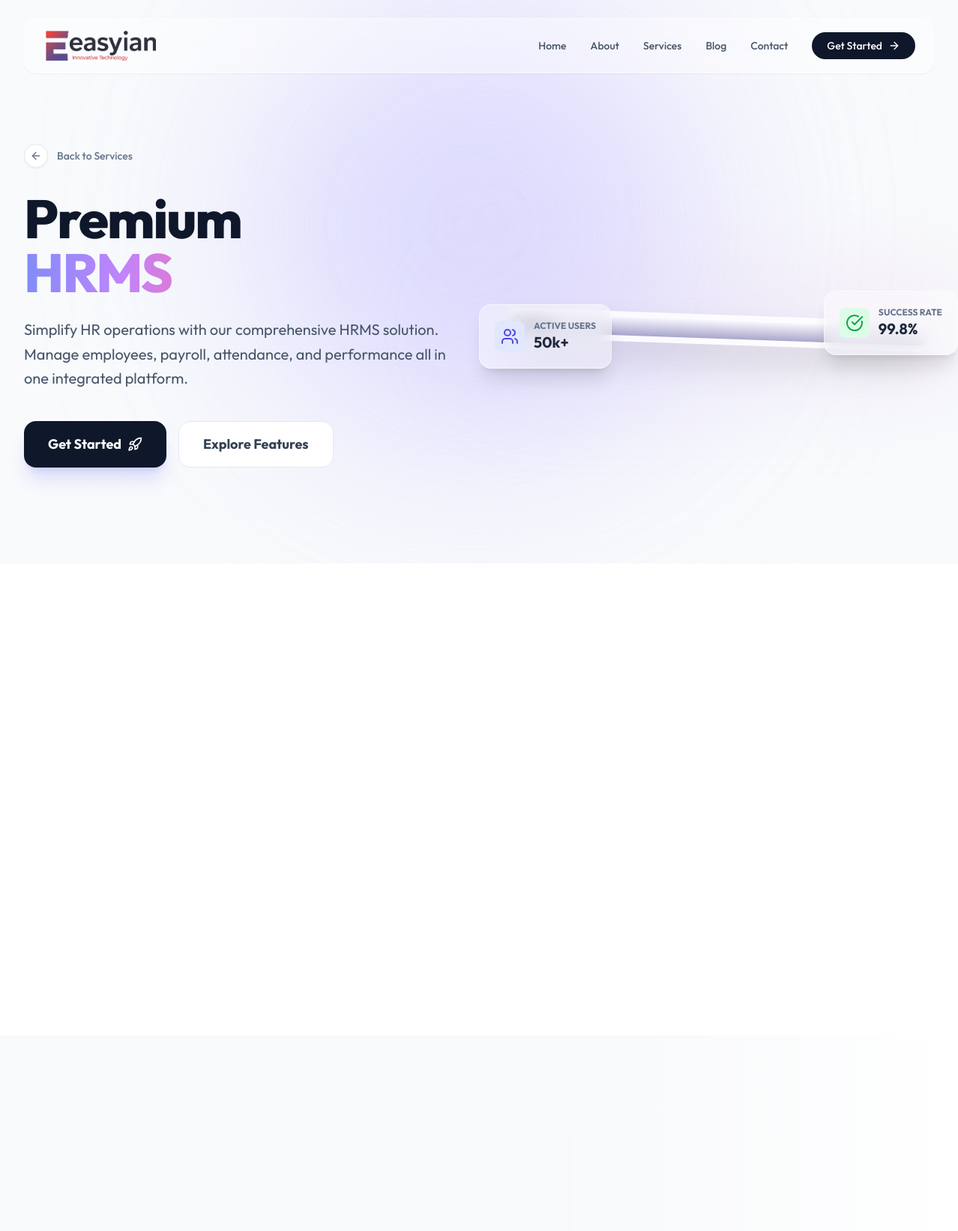
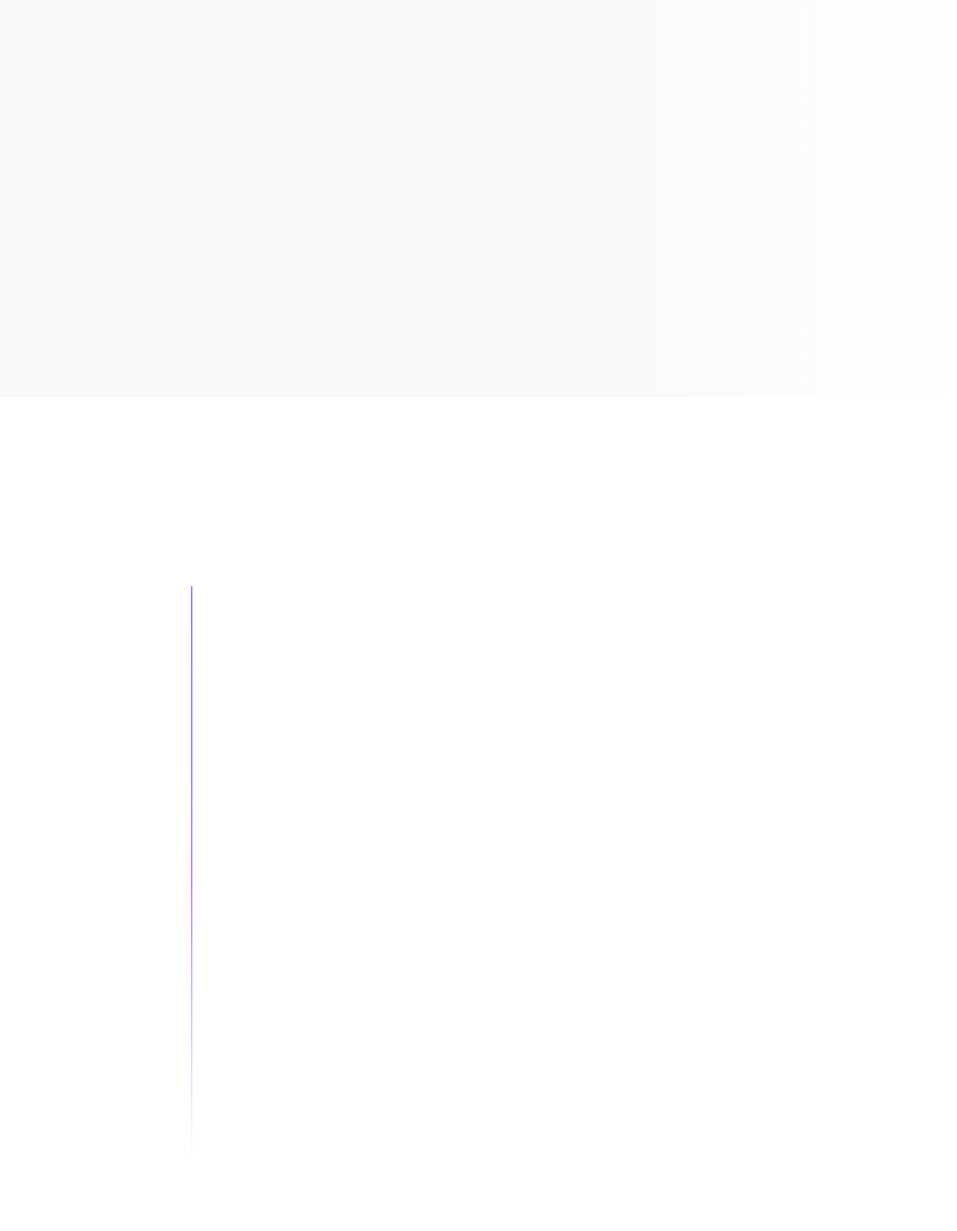
Page /services/hrms/ (upper part) on the committed database (2 pictures, top to bottom).
### core/models.py (models this page shows, shortened)
class Service(models.Model):
    title = models.CharField(max_length=200)
    slug = models.SlugField(unique=True)
    short_description = models.TextField()
    long_description = models.TextField()
    icon_path = models.CharField(max_length=500, blank=True)  # SVG path for icons
    features = models.JSONField(default=list)  # Store as JSON array
    benefits = models.JSONField(default=list)
    process = models.JSONField(default=list)
    plan1_title = models.CharField(max_length=100, blank=True, default="Basic Plan")
    plan1_price = models.DecimalField(max_digits=10, decimal_places=2, null=True, blank=True)
    plan1_features = models.JSONField(default=list, blank=True, help_text="List of features for Plan 1")
    plan2_title = models.CharField(max_length=100, blank=True, default="Standard Plan")
    plan2_price = models.DecimalField(max_digits=10, decimal_places=2, null=True, blank=True)
    plan2_features = models.JSONField(default=list, blank=True, help_text="List of features for Plan 2")
    plan3_title = models.CharField(max_length=100, blank=True, default="Premium Plan")
    plan3_price = models.DecimalField(max_digits=10, decimal_places=2, null=True, blank=True)
    plan3_features = models.JSONField(default=list, blank=True, help_text="List of features for Plan 3")
    price = models.DecimalField(max_digits=10, decimal_places=2, default=0.0)
    currency = models.CharField(max_length=3, default='INR')
    is_active = models.BooleanField(default=True)
    display_order = models.IntegerField(default=0)
    featured_image = models.ImageField(upload_to='services/', blank=True, null=True)
    meta_title = models.CharField(max_length=200, blank=True)
    meta_description = models.TextField(blank=True)
    created_at = models.DateTimeField(auto_now_add=True)
    updated_at = models.DateTimeField(auto_now=True)
    class Meta:
        ordering = ['display_order', 'title']

### core/views.py (the view)
# urls.py: path('services/<slug:service_slug>/', views.service_detail, name='service_detail'),
def service_detail(request, service_slug):
    service = get_object_or_404(Service, slug=service_slug, is_active=True)
    service_cities = City.objects.filter(
        services__service=service,
        services__is_active=True,
        is_active=True
    ).distinct()
    if request.method == 'POST' and 'newsletter_email' in request.POST:
        newsletter_form = NewsletterForm(request.POST)
        if newsletter_form.is_valid():
            newsletter_form.save()
            messages.success(request, "Thank you for subscribing to our newsletter!")
            return redirect('service_detail', service_slug=service_slug)
    else:
        newsletter_form = NewsletterForm()
    context = {
        'page_title': service.meta_title,
        'meta_description': service.meta_description,
        'service': service,
        'service_cities': service_cities,
        'newsletter_form': newsletter_form,
    }
    return render(request, 'services/service_detail.html', context)

### templates/services/service_detail.html (shortened to what this page needs)
{% extends 'base.html' %}
{% load static %}
{% load custom_filters %}
{% block content %}
<section class="relative pt-32 pb-20 lg:pt-48 lg:pb-32 overflow-hidden">
    <div class="max-w-7xl mx-auto px-4 sm:px-6 lg:px-8 relative z-10">
        <div class="mb-8 reveal-slide-left">
            <a href="{% url 'services' %}" class="inline-flex items-center text-sm font-medium text-slate-500 hover:text-indigo-600 transition-colors group">
                <div class="w-8 h-8 rounded-full bg-white border border-slate-200 flex items-center justify-center mr-3 group-hover:border-indigo-300 shadow-sm">
                    <i data-lucide="arrow-left" class="w-4 h-4 group-hover:-translate-x-1 transition-transform"></i>
                </div>
                Back to Services
            </a>
        </div>
        <div class="grid grid-cols-1 lg:grid-cols-2 gap-16 items-center">
            <div class="relative z-10">
                <div class="reveal-up">
                    <h1 class="text-5xl lg:text-7xl font-extrabold text-slate-900 tracking-tight mb-6 leading-tight">
                        <span class="block">Premium</span>
                        <span class="text-gradient-flow">
                            {% if service %}{{ service.title }}{% else %}Software Development{% endif %}
                        </span>
                    </h1>
                </div>
                <p class="text-xl text-slate-600 leading-relaxed mb-10 reveal-up stagger-1">
                    {% if service %}{{ service.long_description }}{% else %}
                    Transform your business with custom software solutions designed to meet your unique requirements. Our expert team delivers scalable, secure, and innovative applications that drive growth and efficiency.
                    {% endif %}
                </p>
                <div class="flex flex-col sm:flex-row gap-4 reveal-up stagger-2">
                    <a href="{% url 'contact' %}" class="bg-slate-900 text-white px-8 py-4 rounded-2xl font-bold text-lg shadow-xl shadow-indigo-500/20 hover:bg-indigo-600 hover:shadow-indigo-500/40 hover:-translate-y-1 transition-all duration-300 flex items-center justify-center gap-2">
                        Get Started <i data-lucide="rocket" class="w-5 h-5"></i>
                    </a>
                    <a href="#features" class="bg-white text-slate-700 border border-slate-200 px-8 py-4 rounded-2xl font-bold text-lg hover:bg-slate-50 hover:border-indigo-200 hover:text-indigo-600 transition-all duration-300 flex items-center justify-center">
                        Explore Features
                    </a>
                </div>
            </div>
            <div class="relative reveal-zoom stagger-1">
                <div class="relative rounded-[2.5rem] overflow-hidden shadow-2xl border-8 border-white/50 glass-card transform rotate-2 hover:rotate-0 transition-transform duration-700">
                    <img src="https://images.unsplash.com/photo-1551434678-e076c223a692?ixlib=rb-4.0.3&auto=format&fit=crop&w=2070&q=80"
                         alt="{% if service %}{{ service.title }}{% else %}Software Development{% endif %}"
                         class="w-full h-auto object-cover hover:scale-110 transition-transform duration-[2s]">
                    <div class="absolute inset-0 bg-gradient-to-t from-indigo-900/40 to-transparent"></div>
                </div>
                <div class="absolute -top-8 -right-8 glass p-5 rounded-2xl shadow-xl animate-float-slow hidden md:block">
                    <div class="flex items-center gap-3">
                        <div class="p-2 bg-green-100 rounded-lg text-green-600">
                            <i data-lucide="check-circle" class="w-6 h-6"></i>
                        </div>
                        <div>
                            <p class="text-xs text-slate-500 font-bold uppercase">Success Rate</p>
                            <p class="text-xl font-bold text-slate-800">99.8%</p>
                        </div>
                    </div>
                </div>
                <div class="absolute -bottom-8 -left-8 glass p-5 rounded-2xl shadow-xl animate-float-slow hidden md:block" style="animation-delay: -2s;">
                    <div class="flex items-center gap-3">
                        <div class="p-2 bg-indigo-100 rounded-lg text-indigo-600">
                            <i data-lucide="users" class="w-6 h-6"></i>
                        </div>
                        <div>
                            <p class="text-xs text-slate-500 font-bold uppercase">Active Users</p>
                            <p class="text-xl font-bold text-slate-800">50k+</p>
                        </div>
                    </div>
                </div>
            </div>
        </div>
    </div>
</section>
<section id="features" class="py-24 bg-white relative z-10">
    <div class="max-w-7xl mx-auto px-4 sm:px-6 lg:px-8">
        <div class="grid grid-cols-1 md:grid-cols-2 lg:grid-cols-4 gap-8">
        </div>
    </div>
</section>
<section class="py-24 bg-slate-50/50 relative overflow-hidden">
    <div class="max-w-7xl mx-auto px-4 sm:px-6 lg:px-8 relative z-10">
        <div class="grid grid-cols-1 lg:grid-cols-2 gap-20 items-center">
            <div>
                <div class="space-y-8">
                </div>
            </div>
        </div>
    </div>
</section>
<section class="py-24 bg-white relative">
    <div class="max-w-4xl mx-auto px-4 sm:px-6 lg:px-8">
        <div class="relative space-y-12">
            <div class="timeline-line hidden md:block"></div>
        </div>
    </div>
</section>
{% endblock %}

### templates/base.html (style rules this page uses)
:root { --primary-soft: #818cf8; --secondary-soft: #c084fc; --glass-border: rgba(255, 255, 255, 0.5); --glass-bg: rgba(255, 255, 255, 0.4); --surface-color: #f8fafc; }
body { font-family: 'Outfit', sans-serif; background-color: var(--surface-color); overflow-x: hidden; color: #1e293b; }
.glass { background: var(--glass-bg); backdrop-filter: blur(12px); -webkit-backdrop-filter: blur(12px); border: 1px solid var(--glass-border); }
.glass-card { background: rgba(255, 255, 255, 0.6); backdrop-filter: blur(16px); -webkit-backdrop-filter: blur(16px); border: 1px solid rgba(255, 255, 255, 0.8); box-shadow: 0 8px 32px 0 rgba(31, 38, 135, 0.05); transition: transform 0.4s cubic-bezier(0.175, 0.885, 0.32, 1.275), box-shadow 0.4s ease; }
.reveal-up { opacity: 0; transform: translateY(40px); transition: all 1s cubic-bezier(0.5, 0, 0, 1); }
.reveal-slide-left { opacity: 0; transform: translateX(-100px); transition: all 1.2s cubic-bezier(0.2, 0.8, 0.2, 1); }
.reveal-zoom { opacity: 0; transform: scale(0.8); transition: all 0.8s cubic-bezier(0.5, 0, 0, 1); }
.active { opacity: 1; transform: translate(0) scale(1) rotate(0); }
.stagger-1 { transition-delay: 100ms; }
.stagger-2 { transition-delay: 200ms; }

### templates/services/service_detail.html (style rules this page uses)
.text-gradient-flow { background: linear-gradient(to right, #818cf8, #c084fc, #f472b6, #818cf8); background-size: 200% auto; -webkit-background-clip: text; background-clip: text; -webkit-text-fill-color: transparent; animation: gradient-flow 5s linear infinite; }
.timeline-line { position: absolute; left: 2rem; top: 0; bottom: 0; width: 2px; background: linear-gradient(to bottom, #818cf8, #c084fc, transparent); }
.animate-float-slow { animation: float-slow 5s ease-in-out infinite; }

### rows in the picture
Service: title "HRMS", long_description "Simplify HR operations with our comprehensive HRMS solution. Manage employees, payroll, attendance, and performance all in one integrated platform."
